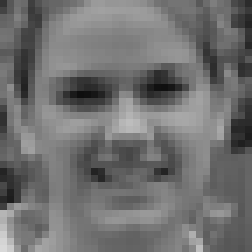
#> input picture VA/Detectare faciala folosind metoda glisarii ferestrei si histograme de gradienti orientati/tema3/data/exemplePozitive/caltech_web_crop_00161.jpg, 36 x 36 px (shown 7 times larger)
$ python run_project.py   (older library calls are emulated)
#> lines starting #> are read from the running program, lines starting #| are printed output that depends on the picture
### VA/Detectare faciala folosind metoda glisarii ferestrei si histograme de gradienti orientati/tema3/cod/FacialDetector.py
from Parameters import *
import numpy as np
from sklearn.svm import LinearSVC
import matplotlib.pyplot as plt
import glob
import cv2 as cv
import pdb
import pickle
import ntpath
from copy import deepcopy
import timeit
from skimage.feature import hog
import os


class FacialDetector:
    def __init__(self, params:Parameters):
        self.params = params
        self.best_model = None

    def get_positive_descriptors(self):
        # in aceasta functie calculam descriptorii pozitivi
        # vom returna un numpy array de dimensiuni NXD
        # unde N - numar exemplelor pozitive
        # iar D - dimensiunea descriptorului
        # D = (params.dim_window/params.dim_hog_cell - 1) ^ 2 * params.dim_descriptor_cell (fetele sunt patrate)

        images_path = os.path.join(self.params.dir_pos_examples, '*.jpg')
        files = glob.glob(images_path)
        num_images = len(files)
        positive_descriptors = []
        print('Calculam descriptorii pt %d imagini pozitive...' % num_images)
        for i in range(num_images):
            print('Procesam exemplul pozitiv numarul %d...' % i)
            img = cv.imread(files[i], cv.IMREAD_GRAYSCALE)
#> img is the input picture: shape (36, 36); min 14, max 216, mean 112.1
            desciptor_img = hog(img, pixels_per_cell = (self.params.dim_hog_cell, self.params.dim_hog_cell), cells_per_block = (2,2))
#> desciptor_img = 2304 values, max 0.464 at index 324, min 0 at index 5, mean 0.119
            positive_descriptors.append(desciptor_img)

        if self.params.use_flip_images:
            print('Calculam descriptorii pt %d imagini pozitive flip...' % num_images)
            for i in range(num_images):
                print('Procesam exemplul pozitiv (flip) numarul %d...' % i)
                img = cv.imread(files[i], cv.IMREAD_GRAYSCALE)
                flip_horiz = cv.flip(img, 1)
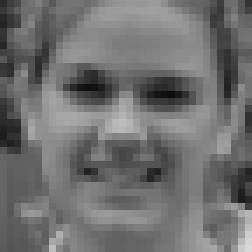
#> flip_horiz: shape (36, 36) (shown 7 times larger); min 14, max 216, mean 112.1
                desciptor_img = hog(flip_horiz, pixels_per_cell = (self.params.dim_hog_cell, self.params.dim_hog_cell), cells_per_block = (2,2))
#> desciptor_img = 2304 values, max 0.465 at index 521, min 0 at index 3, mean 0.119
                positive_descriptors.append(desciptor_img)

        positive_descriptors = np.array(positive_descriptors)
        return positive_descriptors

    def get_negative_descriptors(self):
        # in aceasta functie calculam descriptorii negativi
        # vom returna un numpy array de dimensiuni NXD
        # unde N - numar exemplelor negative
        # iar D - dimensiunea descriptorului
        # avem 274 de imagini negative, vream sa avem self.params.number_negative_examples (setat implicit cu 10000)
        # de exemple negative, din fiecare imagine vom genera aleator self.params.number_negative_examples // 274
        # patch-uri de dimensiune 36x36 pe care le vom considera exemple negative

        images_path = os.path.join(self.params.dir_neg_examples, '*.jpg')
        files = glob.glob(images_path)
        num_images = len(files)
        num_negative_per_image = self.params.number_negative_examples // num_images
        negative_descriptors = []
        print('Calculam descriptorii pt %d imagini negative' % num_images)
        for i in range(num_images):
            print('Procesam exemplul negativ numarul %d...' % i)
            img = cv.imread(files[i], cv.IMREAD_GRAYSCALE)
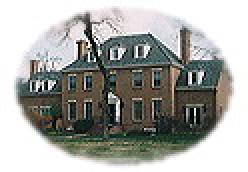
#> input picture VA/Detectare faciala folosind metoda glisarii ferestrei si histograme de gradienti orientati/tema3/data/exempleNegative/164240.jpg, 124 x 86 px (shown 2 times larger)
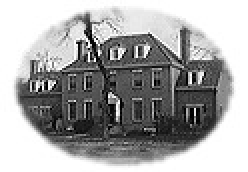
#> img: shape (86, 124) (shown 2 times larger); min 0, max 255, mean 166.1

            H = img.shape[0]
#> H = 86
            W = img.shape[1]
#> W = 124

            # coltul din st sus al unei ferestre il notez cu (xmin, ymin)
            # coltul din dr jos al unei ferestre ul notez cu (xmax, ymax)

            #xmin poate lua valori intre 0 si W - self.params.dim_window (=36)
            xmin = np.random.randint(0, W - self.params.dim_window, num_negative_per_image)
            xmax = xmin + self.params.dim_window

            ymin = np.random.randint(0, H - self.params.dim_window, num_negative_per_image)
            ymax = ymin + self.params.dim_window

            #fiecare fereastra va fi de forma img[ymin[i]:ymax[i], xmin[i]:xmax[i]]

            for idx in range(len(xmin)):
            	window = img[ymin[idx]:ymax[idx], xmin[idx]:xmax[idx]]
            	desciptor_window = hog(window, pixels_per_cell = (self.params.dim_hog_cell, self.params.dim_hog_cell), cells_per_block = (2,2))
            	negative_descriptors.append(desciptor_window)
#> this loop made 3333 passes
#> pass 1, in get_negative_descriptors, `window = img[ymin[idx]:ymax[idx], xmin[idx]:xmax[idx]]`:
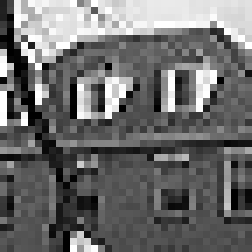
#> window: shape (36, 36) (shown 7 times larger); min 0, max 255, mean 108.8
#> pass 3, in get_negative_descriptors, `window = img[ymin[idx]:ymax[idx], xmin[idx]:xmax[idx]]`:
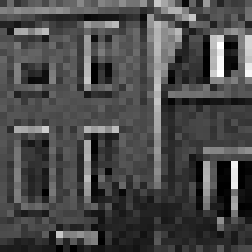
#> window: shape (36, 36) (shown 7 times larger); min 0, max 255, mean 73.5
#> after the loop:
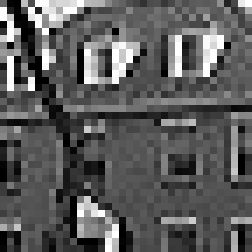
#> window: shape (36, 36) (shown 7 times larger); min 0, max 255, mean 91.3
#> after the loop, negative_descriptors = 3333 items
#> pass 2 of the loop in get_negative_descriptors, `for i in range(num_images):`:
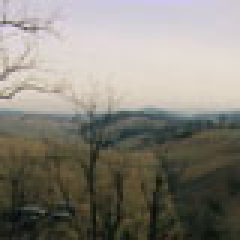
#> input picture VA/Detectare faciala folosind metoda glisarii ferestrei si histograme de gradienti orientati/tema3/data/exempleNegative/169628.jpg, 80 x 80 px (shown 3 times larger)
#> in get_negative_descriptors, `img = cv.imread(files[i], cv.IMREAD_GRAYSCALE)`:
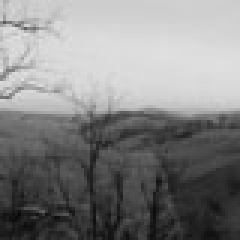
#> img: shape (80, 80) (shown 3 times larger); min 8, max 225, mean 131.3
#> after the loop in get_negative_descriptors, `for idx in range(len(xmin)):`:
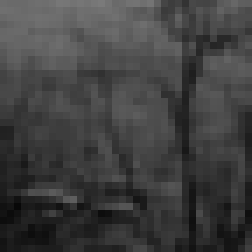
#> window: shape (36, 36) (shown 7 times larger); min 8, max 122, mean 64
#> after the loop in get_negative_descriptors, `for idx in range(len(xmin)):`: negative_descriptors = 6666 items
#> pass 3 of the loop in get_negative_descriptors, `for i in range(num_images):`:
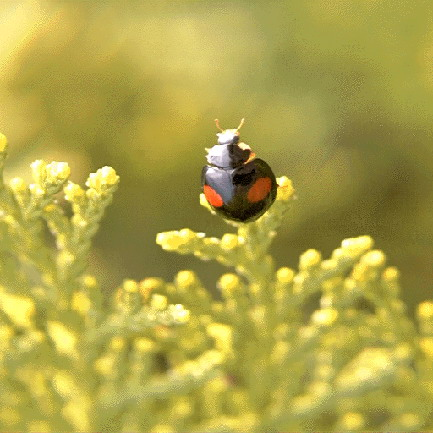
#> input picture VA/Detectare faciala folosind metoda glisarii ferestrei si histograme de gradienti orientati/tema3/data/exempleNegative/1771177.jpg, 433 x 433 px
#> in get_negative_descriptors, `img = cv.imread(files[i], cv.IMREAD_GRAYSCALE)`:
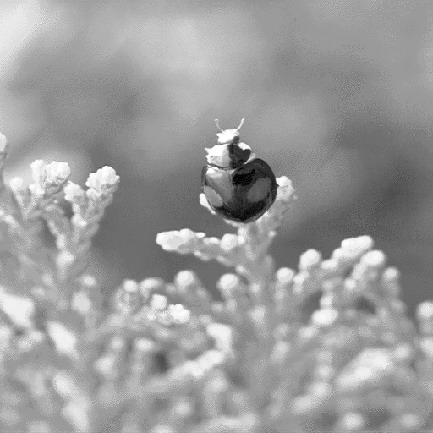
#> img: shape (433, 433); min 0, max 255, mean 156.4
#> after the loop in get_negative_descriptors, `for idx in range(len(xmin)):`:
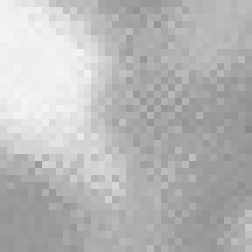
#> window: shape (36, 36) (shown 7 times larger); min 135, max 244, mean 183.5
#> after the loop in get_negative_descriptors, `for idx in range(len(xmin)):`: negative_descriptors = 9999 items

        negative_descriptors = np.array(negative_descriptors)
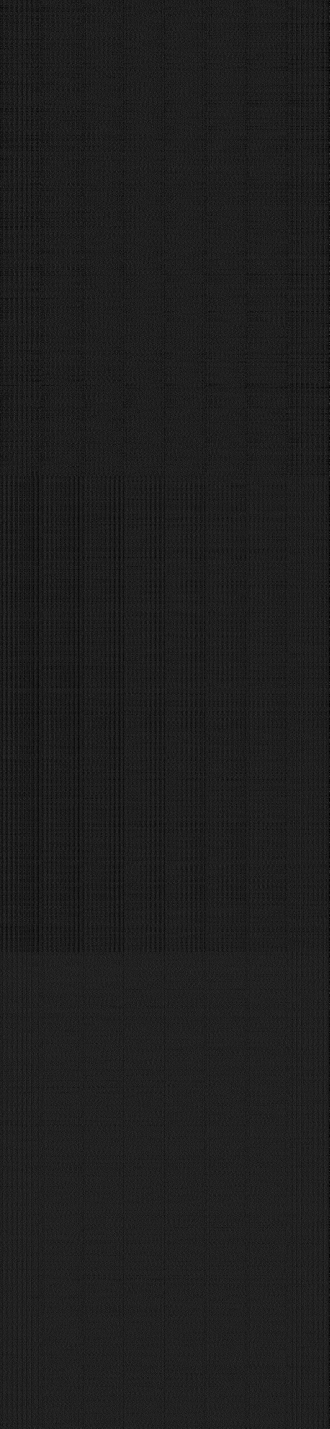
#> negative_descriptors: shape (9999, 2304) float64 (shown at 1/7 size); min 0, max 1, mean 0.12
        return negative_descriptors

    # [288 lines left out: functions train_classifier, intersection_over_union, non_maximum_suppression, run, compute_average_precision, eval_detections, not called in this run]

### VA/Detectare faciala folosind metoda glisarii ferestrei si histograme de gradienti orientati/tema3/cod/Parameters.py
import os

class Parameters:
    def __init__(self):
        self.base_dir = '/Users/corinacondurachi/Desktop/Tema3/tema3/data/'
        self.dir_pos_examples = os.path.join(self.base_dir, 'exemplePozitive')
        self.dir_neg_examples = os.path.join(self.base_dir, 'exempleNegative')
        self.dir_test_examples = os.path.join(self.base_dir, 'exempleTest/CursVA') # 'exempleTest/CursVA'   'exempleTest/CMU+MIT'
        self.path_annotations = os.path.join(self.base_dir, 'exempleTest/CMU+MIT_adnotari/ground_truth_bboxes.txt')
        self.dir_save_files = os.path.join(self.base_dir, 'salveazaFisiere')
        if not os.path.exists(self.dir_save_files):
            os.makedirs(self.dir_save_files)
            print('directory created: {} '.format(self.dir_save_files))
        else:
            print('directory {} exists '.format(self.dir_save_files))

        # set the parameters
        self.dim_window = 36  # exemplele pozitive (fete de oameni cropate) au 36x36 pixeli
        self.dim_hog_cell = 4  # dimensiunea celulei
        self.dim_descriptor_cell = 36  # dimensiunea descriptorului unei celule
        self.overlap = 0.3
        self.number_positive_examples = 6713 * 2  # numarul exemplelor pozitive
        self.number_negative_examples = 10000  # numarul exemplelor negative
        self.threshold = 0  # toate ferestrele cu scorul > threshold si maxime locale devin detectii
        self.has_annotations = True

        self.scaling_ratio = 0.9
        self.use_hard_mining = False  # (optional)antrenare cu exemple puternic negative
        self.use_flip_images = True  # adauga imaginile cu fete oglindite

### VA/Detectare faciala folosind metoda glisarii ferestrei si histograme de gradienti orientati/tema3/cod/run_project.py
from Parameters import *
from FacialDetector import *
import pdb
from Visualize import *


params: Parameters = Parameters()
params.dim_window = 36  # exemplele pozitive (fete de oameni cropate) au 36x36 pixeli
params.dim_hog_cell = 4  # dimensiunea celulei
params.overlap = 0.3
# dublu deoarece folosesc si flip
params.number_positive_examples = 6713 * 2  # numarul exemplelor pozitive
params.number_negative_examples = 10000  # numarul exemplelor negative
params.threshold = 0  # toate ferestrele cu scorul > threshold si maxime locale devin detectii
params.has_annotations = True

params.scaling_ratio = 0.9
params.use_hard_mining = False  # (optional)antrenare cu exemple puternic negative
params.use_flip_images = True  # adauga imaginile cu fete oglindite


facial_detector: FacialDetector = FacialDetector(params)

# Pasul 1. Incarcam exemplele pozitive (cropate) si exemple negative generate exemple pozitive
# verificam daca ii avem deja salvati
positive_features_path = os.path.join(params.dir_save_files, 'descriptoriExemplePozitive_' + str(params.dim_hog_cell) + '_' +
                        str(params.number_positive_examples) + '.npy')
if os.path.exists(positive_features_path):
    positive_features = np.load(positive_features_path)
    print('Am incarcat descriptorii pentru exemplele pozitive')
else:
    print('Construim descriptorii pentru exemplele pozitive:')
    positive_features = facial_detector.get_positive_descriptors()
    np.save(positive_features_path, positive_features)
    print('Am salvat descriptorii pentru exemplele pozitive in fisierul %s' % positive_features_path)

# exemple negative
negative_features_path = os.path.join(params.dir_save_files, 'descriptoriExempleNegative_' + str(params.dim_hog_cell) + '_' +
                        str(params.number_negative_examples) + '.npy')
if os.path.exists(negative_features_path):
    negative_features = np.load(negative_features_path)
    print('Am incarcat descriptorii pentru exemplele negative')
else:
    print('Construim descriptorii pentru exemplele negative:')
    negative_features = facial_detector.get_negative_descriptors()
#> (the run stopped early here; a loop or call above may not have finished)
